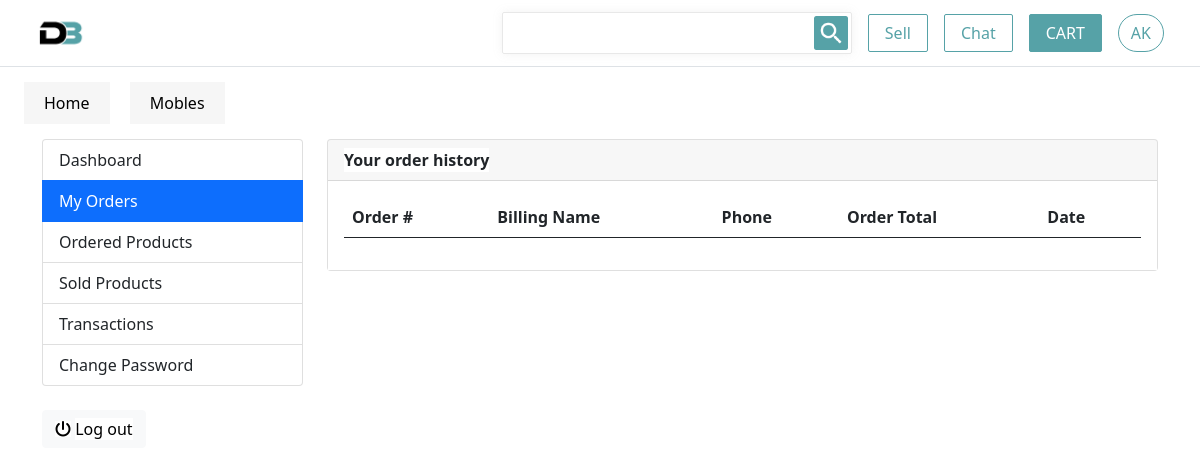
Page /dashboard/orders/ (signed in) on the earlier database version.
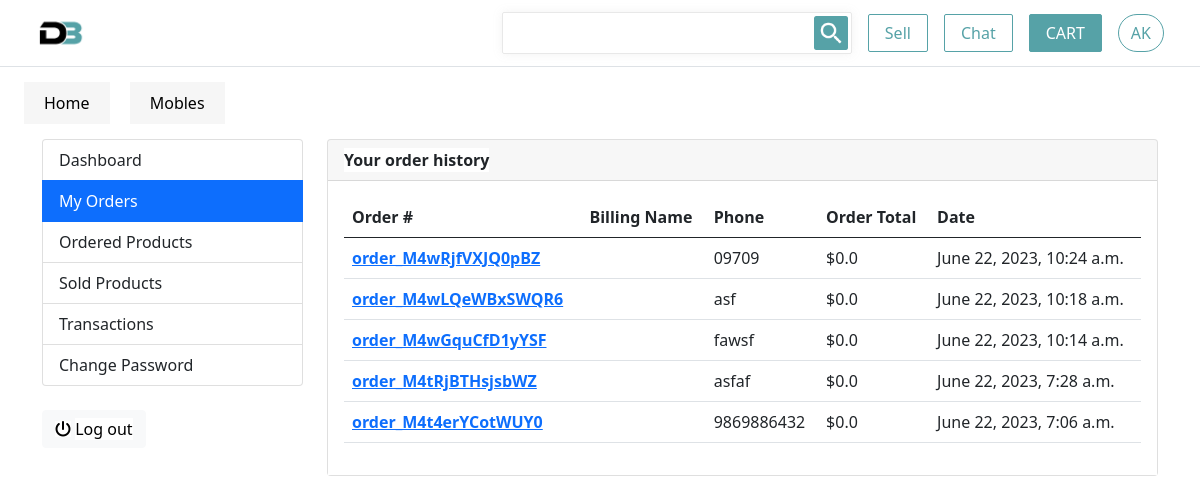
Same page on the later database version.
### products/models.py (models this page shows, shortened)
class Category(models.Model):
    category_name = models.CharField(max_length=50, unique=True)
    slug = models.SlugField(max_length=50, unique=True)
    description = models.TextField(max_length=255, blank=True)
    cat_image = models.ImageField(upload_to='category/images/', blank=True)
    class Meta:
        verbose_name = 'category'
        verbose_name_plural = 'categories'
    def get_url(self):
        return reverse('products_by_category',args=[self.slug])

### order/models.py (models this page shows)
class Order(models.Model):
            user = models.ForeignKey(Account, on_delete=models.SET_NULL, null=True)
            payment = models.OneToOneField(Payment, on_delete=models.SET_NULL, blank=True, null=True,related_name='order',unique=True)
            order_number = models.CharField(max_length=20)
            first_name = models.CharField(max_length=50)
            last_name = models.CharField(max_length=50)
            phone = models.CharField(max_length=15)
            email = models.EmailField(max_length=50)
            address_line_1 = models.CharField(max_length=50)
            address_line_2 = models.CharField(max_length=50, blank=True)
            country = models.CharField(max_length=50)
            state = models.CharField(max_length=50)
            city = models.CharField(max_length=50)
            order_note = models.CharField(max_length=100, blank=True)
            order_total = models.FloatField(default=0)
            tax = models.FloatField(default=2)
            ip = models.CharField(blank=True, max_length=20)
            is_ordered = models.BooleanField(default=False)
            created_at = models.DateTimeField(auto_now_add=True)
            updated_at = models.DateTimeField(auto_now=True)

### Dashboard/views.py (the view)
# urls.py: path('orders/',view=views.my_orders,name='orders'),
@login_required(login_url='login')
def my_orders(request):
    orders = Order.objects.filter(user=request.user, is_ordered=True).order_by('-created_at')
    context = {
        'orders': orders,
    }
    return render(request, 'dashboard/my_orders.html', context)

### products/context_processors.py (called while the page is built)
def category_links(request):
    return {'links':Category.objects.all(),}

### Dashboard/templates/dashboard/my_orders.html (shortened to what this page needs)
{% extends 'base.html' %}
{% block body %}
<section class="section-conten padding-y bg">
<div class="container">
	<div class="row">
	{% include 'includes/dashboard_sidebar.html' %}
	<main class="col-md-9">
		<article class="card">
		<header class="card-header">
			<strong class="d-inline-block mr-3">Your order history</strong>
		</header>
		<div class="card-body">
			<div class="row">
			<div class="col-md-12">
				<table class="table table-hover">
				  <thead>
				    <tr>
				      <th scope="col">Order #</th>
				      <th scope="col">Billing Name</th>
				      <th scope="col">Phone</th>
				      <th scope="col">Order Total</th>
							<th scope="col">Date</th>
				    </tr>
				  </thead>
				  <tbody>
						{% for order in orders %}
				    <tr>
				      <th scope="row"><a href="{% url 'orderdetail' order.id %}">{{order.order_number}}</a></th>
				      <td>{{order.full_name}}</td>
				      <td>{{order.phone}}</td>
				      <td>${{order.order_total}}</td>
							<td>{{order.created_at}}</td>
				    </tr>
				{% endfor %}
				  </tbody>
				</table>
			</div>
			</div>
		</div>
		</article>
	</main>
</div>
</div>
</section>
{% endblock %}

### templates/includes/navbar.html (shortened to what this page needs)
{% load static %}
{% block css %}
<link rel="stylesheet" href="{% static 'css/navbar.css' %}">
{% endblock %}
<nav class="navbar ps-4 pe-4 border-bottom navbar-expand-lg navbar-light bg-white d-flex">
    <div class="container-fluid d-flex">
        <a class="navbar-brand p-0 d-none d-lg-block" href="">
            <img src="{% static 'imgs/logo_light.png' %}" width="50px" alt="">
        </a>
        <div class="justify-content-end">
        <div class="collapse navbar-collapse justify-content-end" id="navbarSupportedContent">
            <form class="d-flex form">
                <input class="form-control form-search me-2 p-1" type="search"  aria-label="Search">
                <button class="btn btn-search p-05 " type="submit">
                    <img src="{% static 'imgs/search.png' %}" width="34px" alt="">
                </button>
            </form>
            {% if request.user.id is None %}
            <a href="{% url 'signup' %}" class="btn btn-border ms-3 ps-3 pe-3 btn-outline-db">Sign Up</a>
            <a href="{% url 'login' %}" class="btn btn-border ms-3 ps-3 pe-3 btn-outline-db">Login</a>
            {% else %}
            <a href="{% url 'sell' %}" class="btn btn-border ms-3 ps-3 pe-3 btn-outline-db">Sell</a>
            <a href="{% url 'messages'%}" class="btn ms-3 ps-3 pe-3 btn-border btn-outline-db">Chat</a>
            {% endif %}
                <a href="{% url 'cart' %}" class="btn btn-color ms-3 ps-3 pe-3 me-3 btn-outline-db">CART</a>
            {% if request.user.id %}
            <div class="btn btn-profile text-center" data-bs-toggle="dropdown" aria-expanded="false">
                AK
            </div>
            {% endif %}
        </div>
        </div>
    </div>
</nav>
<div class="category_nav">
  <div class="m-4">
    {% for category in links %}
        <a class="me-3" href='{{category.get_url}}'>{{ category.category_name }}</a>
    {%endfor%}
  </div>
</div>

Differences in the rows shown:
added Order: order_number "order_M4wRjfVXJQ0pBZ", phone "09709", order_total "0.0", created_at "June 22, 2023, 10:24 a.m."
added Order: order_number "order_M4wLQeWBxSWQR6", phone "asf", order_total "0.0", created_at "June 22, 2023, 10:18 a.m."
added Order: order_number "order_M4wGquCfD1yYSF", phone "fawsf", order_total "0.0", created_at "June 22, 2023, 10:14 a.m."
added Order: order_number "order_M4tRjBTHsjsbWZ", phone "asfaf", order_total "0.0", created_at "June 22, 2023, 7:28 a.m."
added Order: order_number "order_M4t4erYCotWUY0", phone "9869886432", order_total "0.0", created_at "June 22, 2023, 7:06 a.m."
